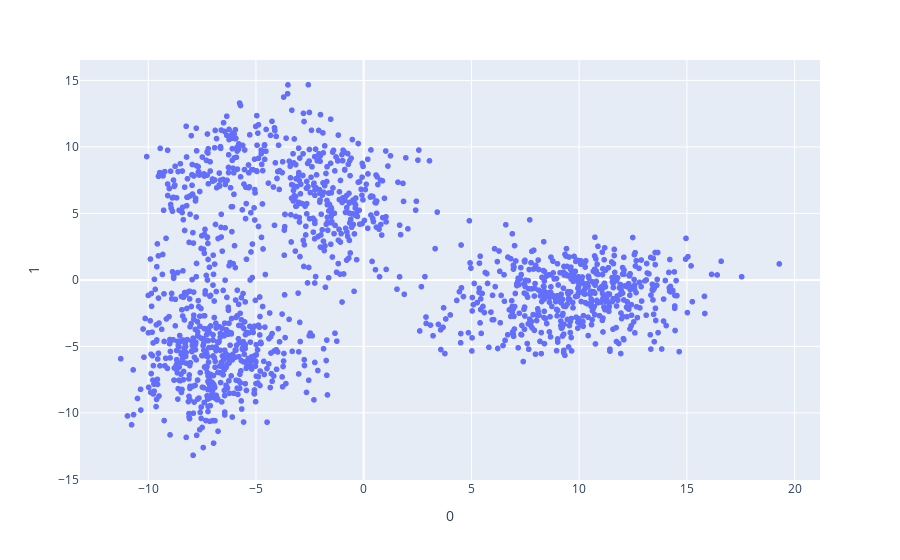
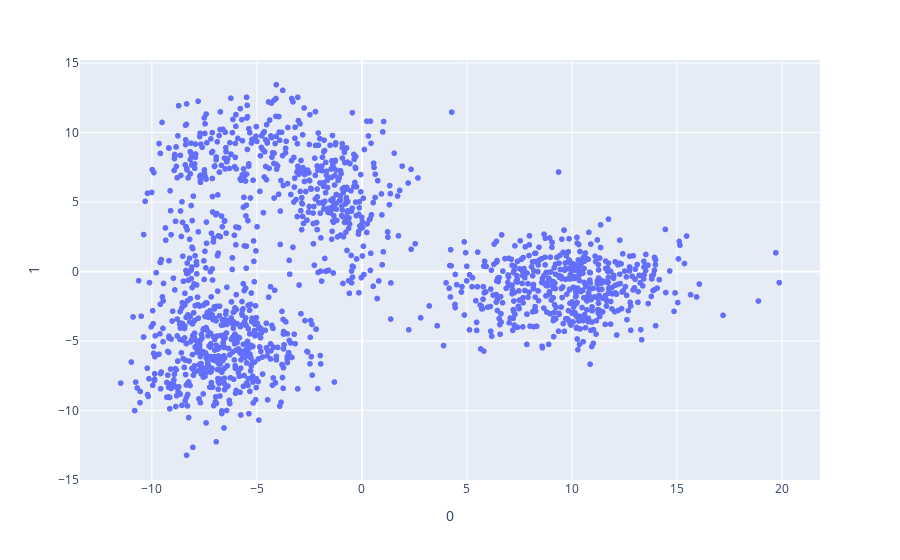

Notebook code cell kept with these figures, in order:
### Code cell
pca = PCA(n_components=2)
points = pca.fit_transform(X)
points_val = pca.transform(X_val)
fig = px.scatter(points, x=0, y=1)
fig.show()
fig = px.scatter(points_val, x=0, y=1)
fig.show()

### Figure 1 — Plotly figure (JSON) as saved in the notebook; plotly's stock layout.template omitted (floating-point values rounded to 4 significant figures; data arrays with more than 128 entries replaced by an {"elided": "..."} marker saying what was removed)
{"data": [{"hovertemplate": "0=%{x}<br>1=%{y}<extra></extra>", "legendgroup": "", "marker": {"color": "#636efa", "symbol": "circle"}, "mode": "markers", "name": "", "showlegend": false, "type": "scattergl", "x": {"elided": "1500 float values"}, "xaxis": "x", "y": {"elided": "1500 float values"}, "yaxis": "y"}], "layout": {"legend": {"tracegroupgap": 0}, "margin": {"t": 60}, "xaxis": {"anchor": "y", "domain": [0, 1], "title": {"text": "0"}}, "yaxis": {"anchor": "x", "domain": [0, 1], "title": {"text": "1"}}}}

### Figure 2 — Plotly figure (JSON) as saved in the notebook; plotly's stock layout.template omitted (floating-point values rounded to 4 significant figures; data arrays with more than 128 entries replaced by an {"elided": "..."} marker saying what was removed)
{"data": [{"hovertemplate": "0=%{x}<br>1=%{y}<extra></extra>", "legendgroup": "", "marker": {"color": "#636efa", "symbol": "circle"}, "mode": "markers", "name": "", "showlegend": false, "type": "scattergl", "x": {"elided": "1500 float values"}, "xaxis": "x", "y": {"elided": "1500 float values"}, "yaxis": "y"}], "layout": {"legend": {"tracegroupgap": 0}, "margin": {"t": 60}, "xaxis": {"anchor": "y", "domain": [0, 1], "title": {"text": "0"}}, "yaxis": {"anchor": "x", "domain": [0, 1], "title": {"text": "1"}}}}
